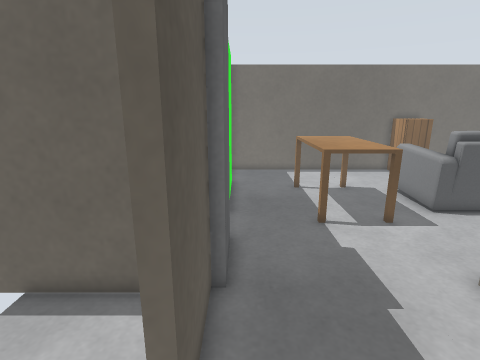
view 1 (above)

23 first-person views from a walk through a robot-simulator world made for Gazebo. The camera is 1.2 m above the floor, tilts 14° down and sees 80° across. The floor is counted in squares, 0.25 m on a side. Each view is taken from the middle of a square. On the plan, view 1 faces up. The plan holds only what a view shows up to about 20 squares ahead; the rest is blank. The place goes on beyond the plan. Gazebo's built-in surfaces are drawn with simple patterns. Some stock models are drawn as simple stand-ins. Some surface patterns are stand-ins.

view 2
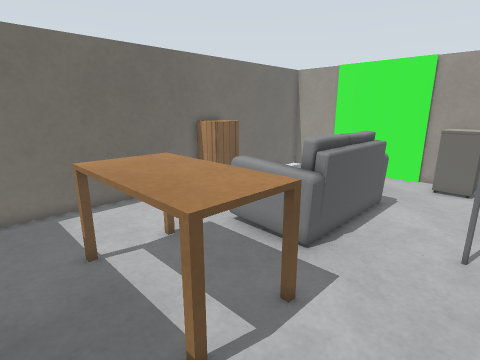

view 3
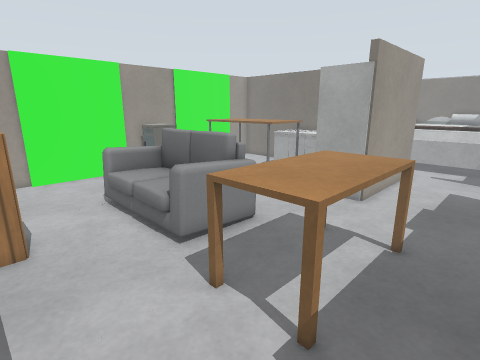

view 4
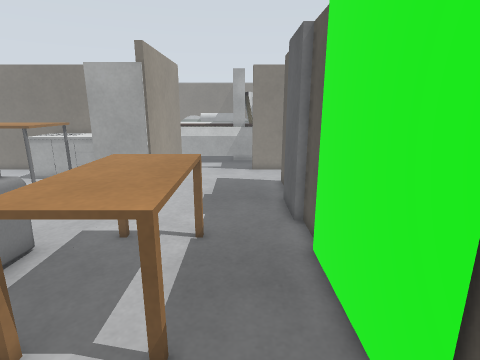

view 5
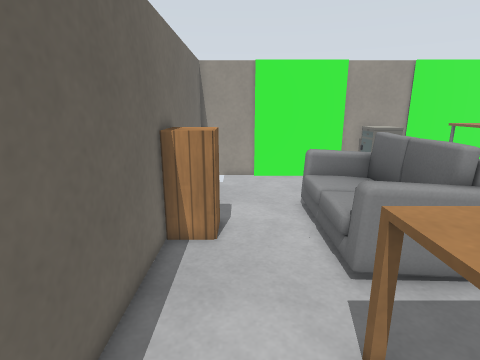

view 6
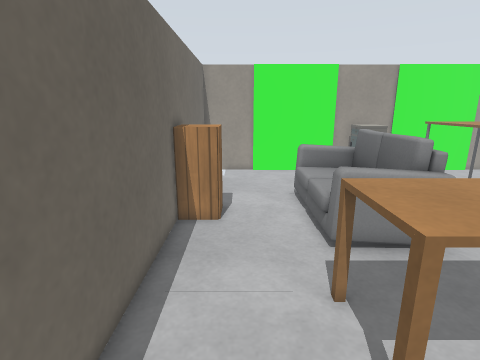

view 7
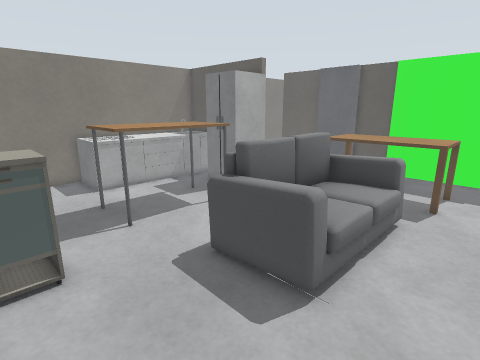

view 8
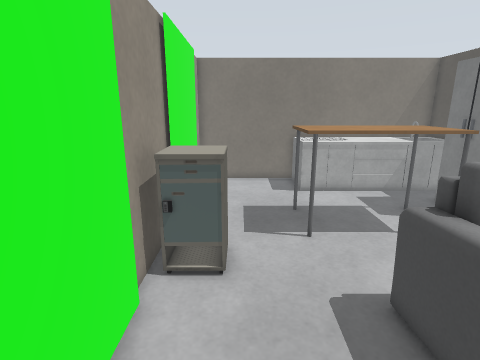

view 9
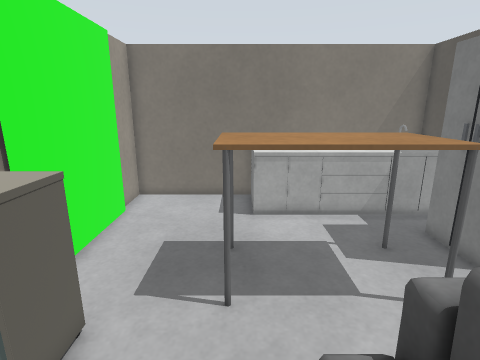

view 10
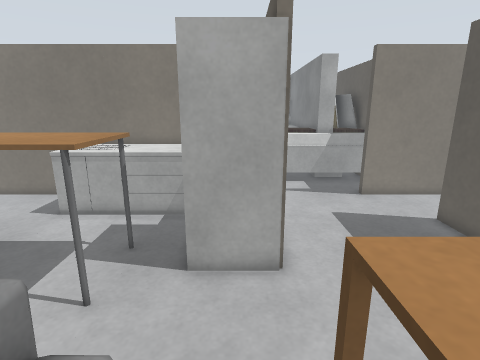

view 11
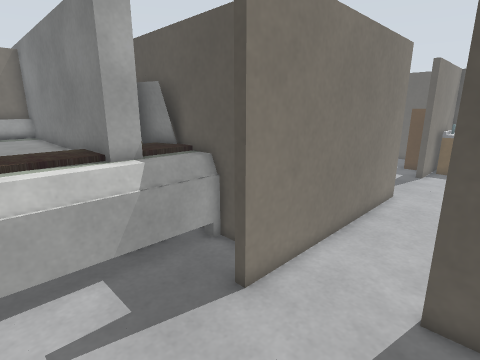

view 12
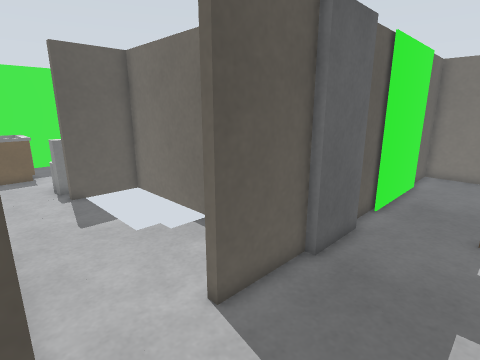

view 13
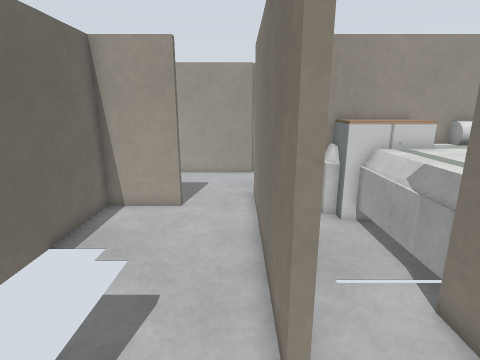

view 14
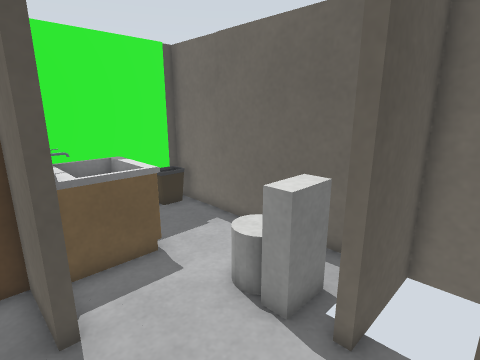

view 15
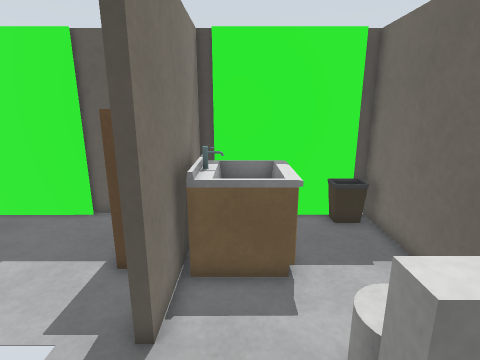

view 16
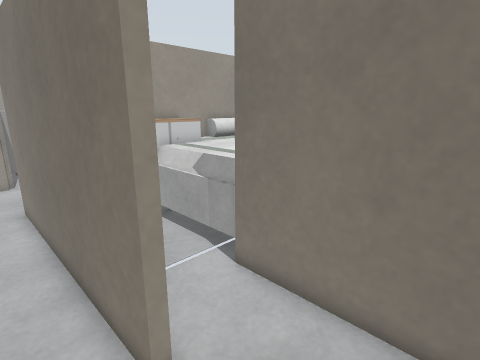

view 17
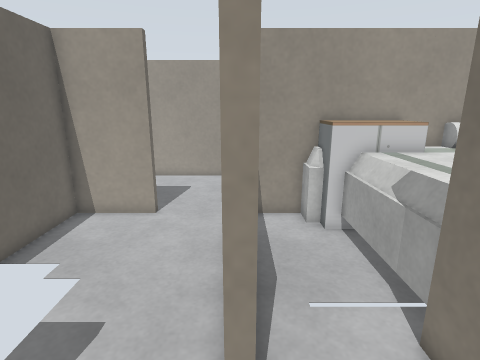

view 18
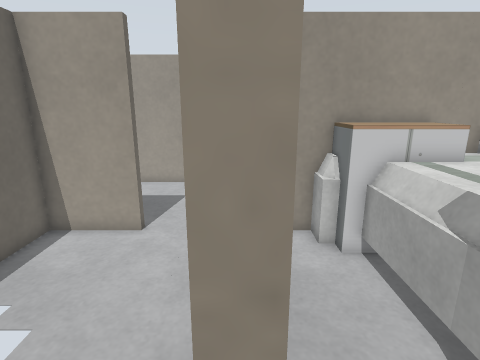

view 19
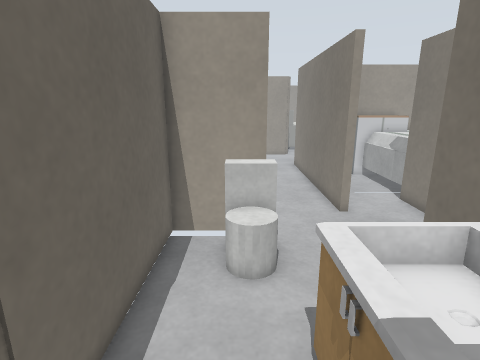

view 20
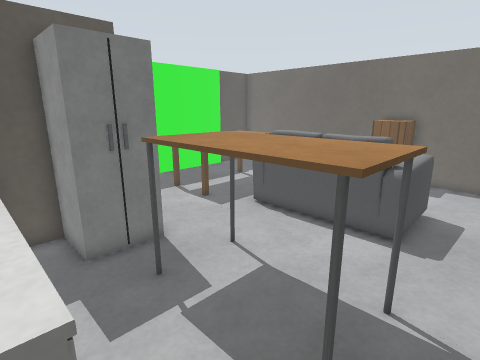

view 21
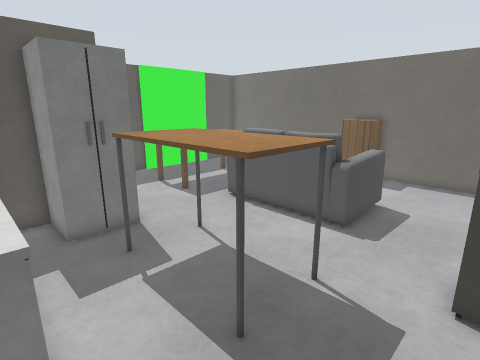

view 22
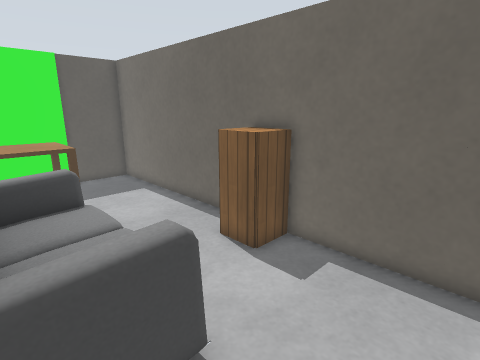

view 23
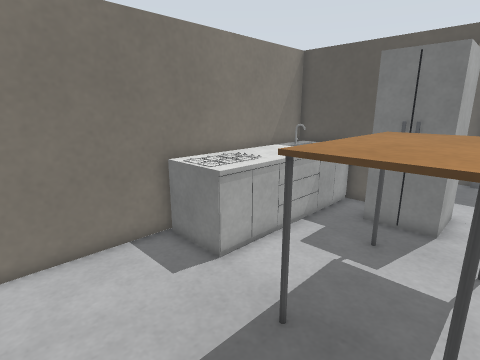

### Floor plan
Points are (right, up) in squares from view 1. A wall is a line through its corners. A room is listed if a view was taken in it or the views show most of it. See-through windows are left out.
Room 1 (views 1, 2, 3, 4, 5, 6, 7, 8, 9, 10, 11, 20, 21, 22, 23)
walls: (7.1, 4.5) (7.1, -0.8) (22.8, -0.8) (22.8, 1.4); (22.6, 12.6) (22.6, 19); (-0.8, 13.4) (-0.8, 10); (22.8, 7.4) (22.8, 12.8); (-0.8, 7.1) (-0.8, 3); (6.7, -1) (6.7, 4.6); (-0.6, 19.1) (-0.6, 12.8); (22.8, 18.9) (22.8, 22); (22.6, 1.8) (22.6, 8.2); (21.9, 22.8) (-0.8, 22.8) (-0.8, 18.9); (-0.5, -0.8) (1, -0.8)
ways out: opening at (4, -1) to room 2
objects: door leaf (0, 7) to (0, 10); table (3, 12) to (7, 18); counter (8, 0) to (16, 3); sofa (9, 13) to (16, 17); table (12, 6) to (18, 9); cabinet (12, 21) to (14, 22); side table (20, 10) to (22, 11)
Room 2 (view 12)
walls: (1, -0.8) (1, -1.2); (-0.8, -3) (-0.8, -3.5)
ways out: opening at (4, -1) to room 1
objects: bed (-1, -7) to (6, -4); bed (4, -11) to (5, -9); table (10, -2) to (11, -1)
Room 3 (views 13, 16, 19)
walls: (-13.2, 3) (-13.2, 6.7) (-24.8, 6.7) (-24.8, 6.1); (-24.6, 6.2) (-24.6, -0.1); (-24.8, -0.1) (-24.8, -0.8) (-17, -0.8)
ways out: opening at (-13.5, -1) to room 6
objects: bin (-24, 5) to (-23, 6); sink (-22, 0) to (-19, 3); toilet (-17, 3) to (-14, 4)
Room 4 (view 14)
walls: (-12.4, -4.8) (-9, -4.8); (-1.2, -3.5) (-1.2, -1.8)
Room 5 (view 15)
walls: (-11, -0.8) (-0.5, -0.8); (-0.8, 3) (-1.2, 3) (-1.2, 6.7) (-12.8, 6.7) (-12.8, 3)
Room 6 (views 17, 18)
walls: (-15.1, -4.8) (-12.4, -4.8); (-11, -1.2) (-11, -0.8); (-17, -0.8) (-17, -1.2); (-12.8, 3) (-13.2, 3)
ways out: opening at (-13.5, -1) to room 3

Where each view was taken, in squares from view 1:
view 1: 0 up, 0 right, facing up
view 2: 8 up, 1 right, facing up-right
view 3: 22 up, 1 right, facing down-right
view 4: 22 up, 2 right, facing down
view 5: 20 up, 2 right, facing right
view 6: 20 up, 0 right, facing right
view 7: 20 up, 22 right, facing down-left
view 8: 19 up, 20 right, facing down
view 9: 15 up, 17 right, facing down
view 10: 15 up, 8 right, facing down
view 11: 4 up, 6 right, facing down-left
view 12: 1 down, 4 right, facing up-left
view 13: 0 up, 15 left, facing right
view 14: 2 down, 11 left, facing up-left
view 15: 1 up, 12 left, facing left
view 16: 1 up, 15 left, facing down-right
view 17: 1 down, 14 left, facing right
view 18: 1 down, 12 left, facing right
view 19: 4 up, 24 left, facing right
view 20: 2 up, 19 right, facing up-left
view 21: 2 up, 21 right, facing up-left
view 22: 14 up, 20 right, facing up-left
view 23: 9 up, 22 right, facing down-left
